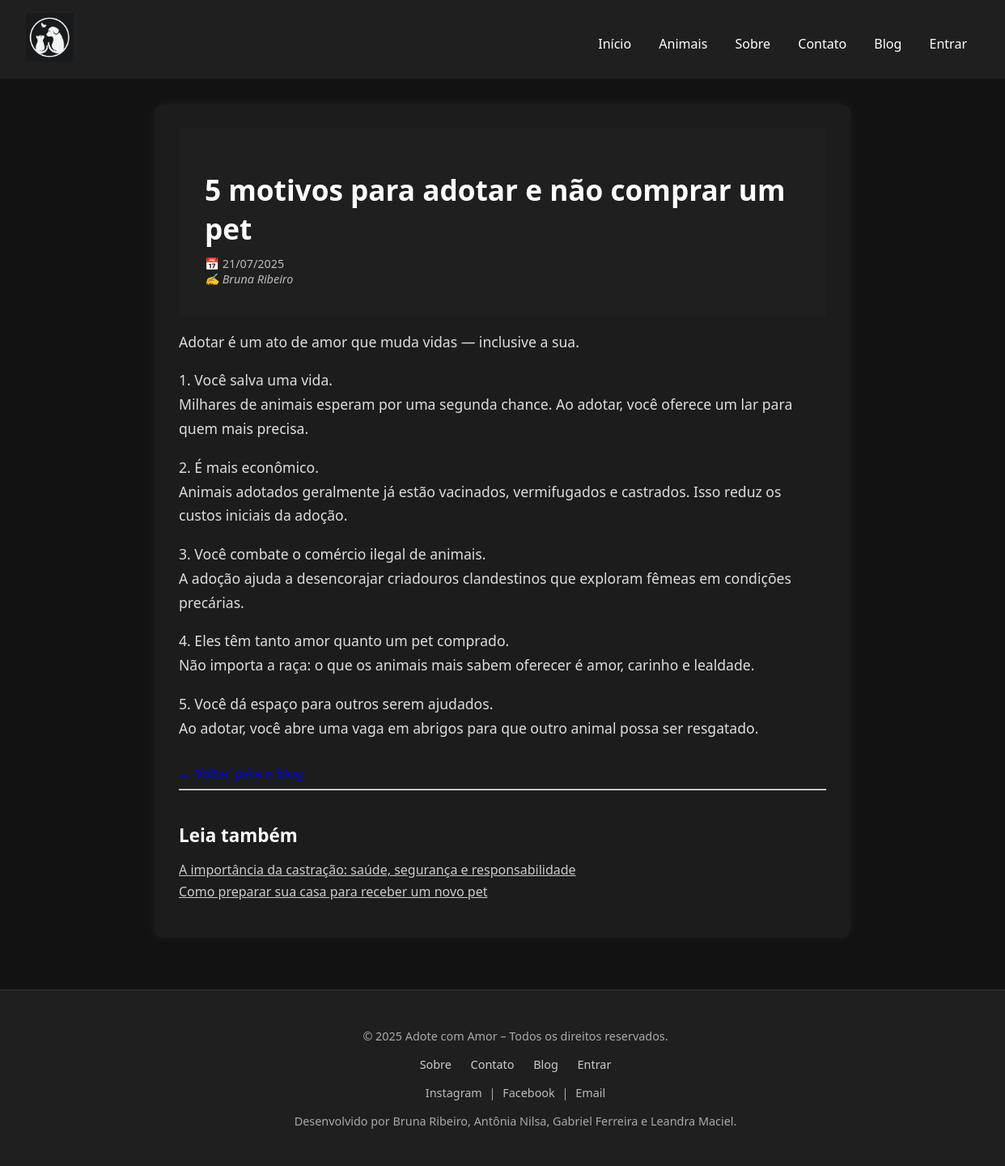
Page /blog/5-motivos-para-adotar/ on the committed database.
### blog/models.py (models this page shows, shortened)
class Post(models.Model):
    titulo = models.CharField(max_length=200)
    slug = models.SlugField(unique=True)
    conteudo = models.TextField()
    autor = models.CharField(max_length=100)
    data_publicacao = models.DateTimeField(auto_now_add=True)
    imagem = models.ImageField(
        upload_to='blog/posts',
        null=True,
        blank=True,
        verbose_name='Imagem do post'
    )
    class Meta:
        ordering = ['-data_publicacao']
        verbose_name = 'Post'
        verbose_name_plural = 'Posts'

### blog/views.py (the view)
# urls.py: path('<slug:slug>/', views.detalhe_post, name='detalhe'),
def detalhe_post(request, slug):
    post = get_object_or_404(Post, slug=slug)
    outros_posts = (Post.objects
                   .exclude(pk=post.pk)
                   .order_by('-data_publicacao')[:5])
    context = {
        'post': post,
        'outros_posts': outros_posts
    }
    return render(request, 'blog/detalhe.html', context)

### templates/blog/detalhe.html (shortened to what this page needs)
{% extends 'core/base.html' %}
{% block content %}
<section class="blog-detalhe">
    <div class="container">
        <article class="post-detalhe">
            <header class="post-header">
                <h1 class="titulo">{{ post.titulo }}</h1>
                <div class="info">
                    <time class="data" datetime="{{ post.data_publicacao|date:'Y-m-d' }}">
                        📅 {{ post.data_publicacao|date:"d/m/Y" }}
                    </time>
                    <address class="autor">
                        ✍️ {{ post.autor }}
                    </address>
                </div>
            </header>
            <div class="conteudo">
                {{ post.conteudo|linebreaks }}
            </div>
            <footer class="post-footer">
                <a href="{% url 'blog:lista' %}" class="botao-voltar">
                    <span aria-hidden="true">←</span> Voltar para o blog
                </a>
            </footer>
        </article>
        <hr class="divisor" aria-hidden="true">
        <aside class="leia-tambem">
            <h2>Leia também</h2>
            {% if outros_posts %}
                <ul class="posts-relacionados">
                    {% for outro in outros_posts %}
                        <li>
                            <a href="{% url 'blog:detalhe' outro.slug %}" class="post-link">
                                {{ outro.titulo }}
                            </a>
                        </li>
                    {% endfor %}
                </ul>
            {% else %}
                <p class="sem-posts">Nenhum outro post disponível.</p>
            {% endif %}
        </aside>
    </div>
</section>
{% endblock %}

### static/css/style.css (style rules this page uses)
html, body { height: 100%; }
body.dark { display: flex; flex-direction: column; min-height: 100vh; }
body.dark { background-color: #121212; color: #f0f0f0; font-family: 'Segoe UI', sans-serif; margin: 0; padding: 0; }
header { background-color: #1f1f1f; display: flex; justify-content: space-between; align-items: center; padding: 1rem 2rem; flex-wrap: wrap; }
.blog-detalhe .container { max-width: 800px; margin: 0 auto; background: #1c1c1c; padding: 30px; border-radius: 10px; box-shadow: 0 0 15px rgba(255,255,255,0.05); }
.titulo { font-size: 2.2rem; margin-bottom: 10px; color: #fff; }
.info { font-size: 0.9rem; color: #bbb; margin-bottom: 20px; }
.conteudo { font-size: 1.1rem; line-height: 1.7; color: #ddd; margin-bottom: 30px; }
.leia-tambem { margin-top: 40px; }
.leia-tambem h2 { color: #fff; font-size: 1.4rem; margin-bottom: 10px; }
.leia-tambem ul { list-style: none; padding: 0; }
.leia-tambem li { margin: 5px 0; }
.leia-tambem a { color: #ccc; text-decoration: underline; }

### rows in the picture
Post: titulo "5 motivos para adotar e não comprar um pet", data_publicacao "21/07/2025", autor "Bruna Ribeiro", conteudo "Adotar é um ato de amor que muda vidas — inclusive a sua. 1. Você salva uma vida. Milhares de animais esperam por uma segunda chance. Ao adotar, você oferece um lar para quem mais precisa. 2. É mais econômico. Animais adotados geralmente já estão vacinados, vermifugados e castrados. Isso reduz os custos iniciais da adoção. 3. Você combate o comércio ilegal de animais. A adoção ajuda a desencorajar criadouros clandestinos que exploram fêmeas em condições precárias. 4. Eles têm tanto amor quanto um pet comprado. Não importa a raça: o que os animais mais sabem oferecer é amor, carinho e lealdade. 5. Você dá espaço para outros serem ajudados. Ao adotar, você abre uma vaga em abrigos para que…"
Post: titulo "A importância da castração: saúde, segurança e responsabilidade"
Post: titulo "Como preparar sua casa para receber um novo pet"
